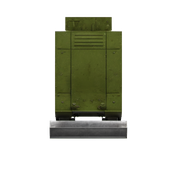
#> input picture assets/game/yunqiz/hull_down.png, 177 x 177 px, given in place of CHAR-hull_right.png, which was not available
$ python prepare_game_assets.py
#> lines starting #> are read from the running program, lines starting #| are printed output that depends on the picture; pictures that were not available may be replaced by others from this repository, and a replacement may not be noted
"""Resize the finished 1024 px sprites to in-game textures (written by Claude).
In-game display scale is 0.0864 of the 1024 px source (hull about 64 px across). Textures are saved
at twice that (0.1728) and drawn at scale 0.5, so they stay sharp when the window is scaled up.
The ground tile is saved at 192 px."""
import os
from PIL import Image
ROOT=os.path.dirname(os.path.dirname(os.path.abspath(__file__)))
S=0.1728
def rs(src,dst,scale=None,size=None):
#> called with dst = 'assets/game/yunqiz/hull_right.png', scale = 0.173
    im=Image.open(os.path.join(ROOT,src))
#> im is the input picture: PIL image 177x177 RGBA; mean R, G, B, A 23.3, 24.7, 15, 64.7
    if size: out=im.resize(size,Image.LANCZOS)
    else: out=im.resize((round(im.width*scale),round(im.height*scale)),Image.LANCZOS)
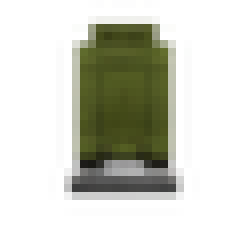
#> out: PIL image 31x31 RGBA (shown 8 times larger); mean R, G, B, A 30, 31.8, 18.8, 64.7; transparent parts drawn white
    os.makedirs(os.path.dirname(os.path.join(ROOT,dst)),exist_ok=True); out.save(os.path.join(ROOT,dst))
for d in ["right","down_right","down","up","up_right"]:
    rs(f"assets/sprites/yunqiz/hull/CHAR-hull_{d}.png",f"assets/game/yunqiz/hull_{d}.png",S)
    rs(f"assets/sprites/yunqiz/turret/CHAR-turret_{d}.png",f"assets/game/yunqiz/turret_{d}.png",S)
#> call 2 of rs, with dst = 'assets/game/yunqiz/turret_right.png', scale = 0.173
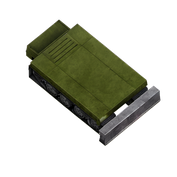
#> input picture assets/game/yunqiz/hull_down_right.png, 177 x 177 px, given in place of CHAR-turret_right.png, which was not available
#> in rs, im is the input picture: PIL image 177x177 RGBA; mean R, G, B, A 23.8, 25.2, 14.9, 72.7
#> in rs (call 2), `else: out=im.resize((round(im.width*scale),round(im.height*scale)),Ima..`:
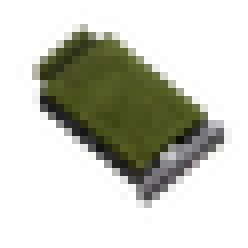
#> out: PIL image 31x31 RGBA (shown 8 times larger); mean R, G, B, A 30.2, 31.9, 19.5, 72.6; transparent parts drawn white
#> (the run stopped early here; a loop or call above may not have finished)
